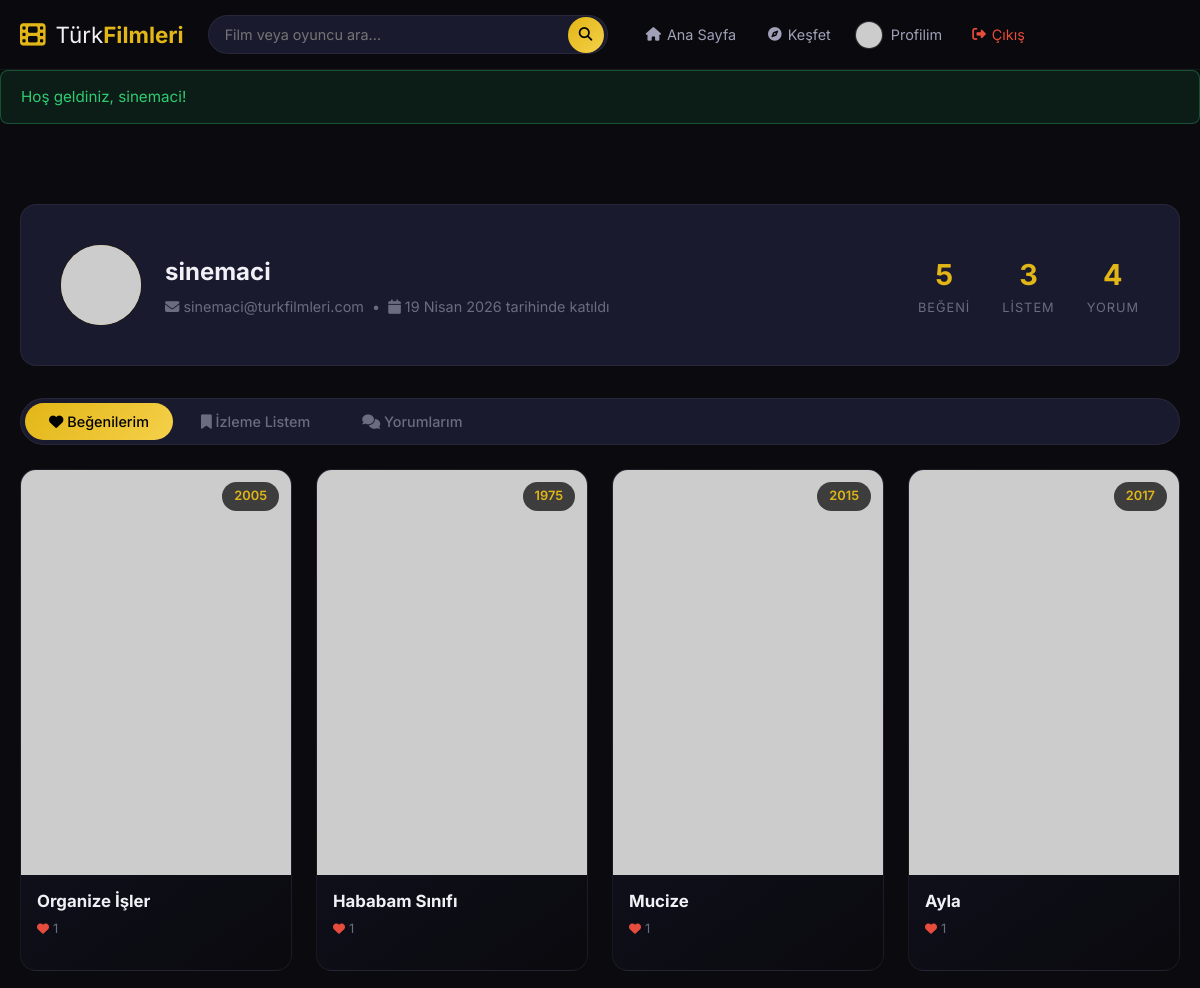
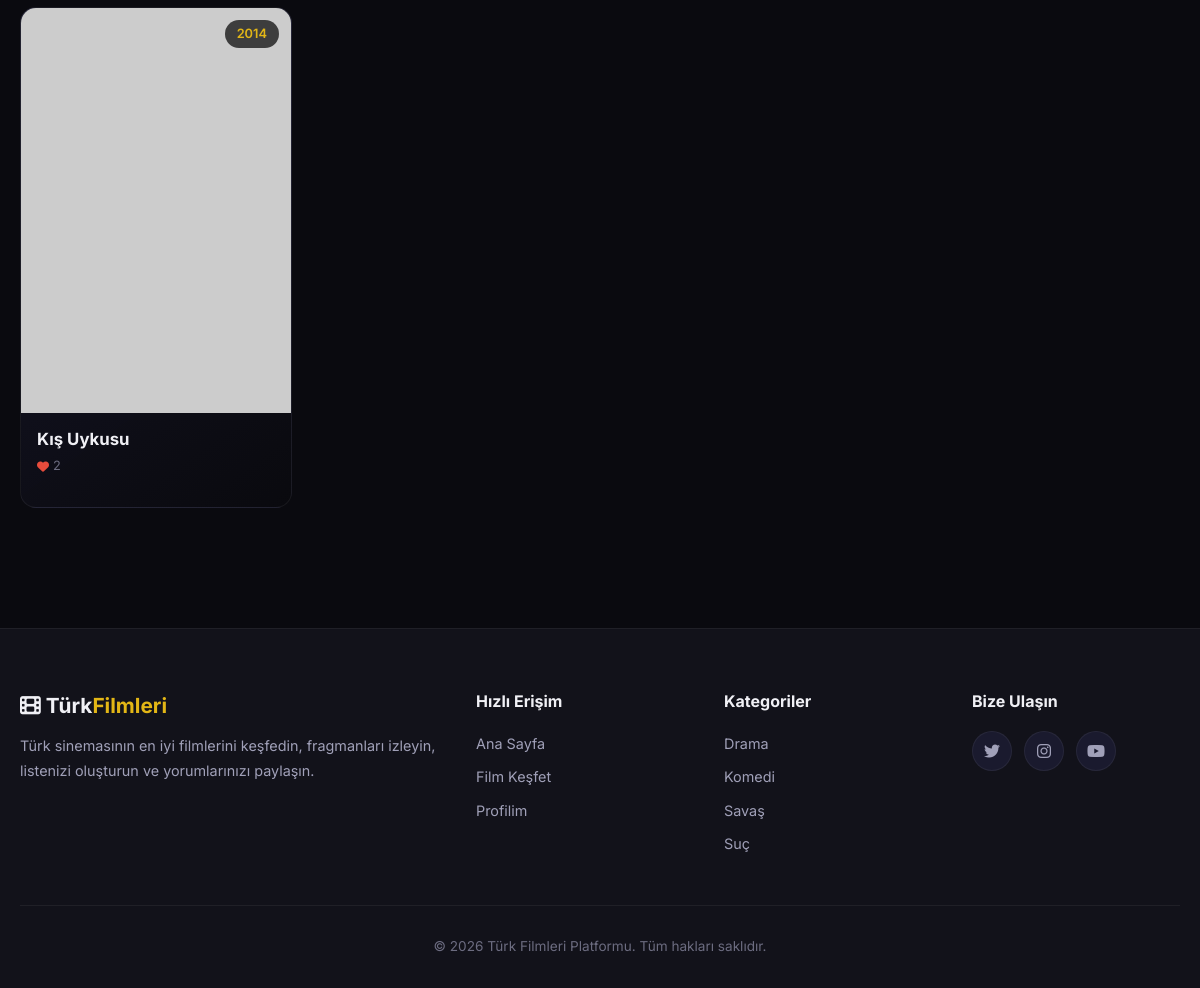
Screenshot of /profile.php (signed in) with the database file from the repository (2 pictures, top to bottom).
### tables this page shows
CREATE TABLE `users` (
  `id` INTEGER PRIMARY KEY AUTOINCREMENT,
  `username` VARCHAR(50) NOT NULL UNIQUE,
  `email` VARCHAR(100) NOT NULL UNIQUE,
  `password` VARCHAR(255) NOT NULL,
  `role` TEXT NOT NULL DEFAULT 'user',
  `avatar` VARCHAR(255) DEFAULT NULL,
  `created_at` DATETIME NOT NULL DEFAULT CURRENT_TIMESTAMP
);

CREATE TABLE `movies` (
  `id` INTEGER PRIMARY KEY AUTOINCREMENT,
  `title` VARCHAR(255) NOT NULL,
  `year` INTEGER NOT NULL,
  `description` TEXT NOT NULL,
  `poster_url` VARCHAR(500) DEFAULT NULL,
  `cover_url` VARCHAR(500) DEFAULT NULL,
  `director` VARCHAR(100) DEFAULT NULL,
  `genre` VARCHAR(100) DEFAULT NULL,
  `duration` INT DEFAULT NULL ,
  `created_at` DATETIME NOT NULL DEFAULT CURRENT_TIMESTAMP,
  `updated_at` DATETIME DEFAULT NULL 
);

### profile.php (the view, shortened to what this page needs)
<?php
require_once INCLUDES_PATH . '/db.php';
require_once INCLUDES_PATH . '/functions.php';
$user = get_current_user_data($pdo);
$stmt = $pdo->prepare("
    SELECT m.*, COUNT(l2.id) as like_count
    FROM movies m
    INNER JOIN likes l ON m.id = l.movie_id AND l.user_id = ?
    LEFT JOIN likes l2 ON m.id = l2.movie_id
    GROUP BY m.id
    ORDER BY l.created_at DESC
");
$stmt->execute([$_SESSION['user_id']]);
$liked_movies = $stmt->fetchAll();
$stmt = $pdo->prepare("
    SELECT m.*, COUNT(l.id) as like_count
    FROM movies m
    INNER JOIN watchlist w ON m.id = w.movie_id AND w.user_id = ?
    LEFT JOIN likes l ON m.id = l.movie_id
    GROUP BY m.id
    ORDER BY w.created_at DESC
");
$stmt->execute([$_SESSION['user_id']]);
$watchlist_movies = $stmt->fetchAll();
$stmt = $pdo->prepare("
    SELECT c.*, m.title as movie_title, m.id as movie_id
    FROM comments c
    INNER JOIN movies m ON c.movie_id = m.id
    WHERE c.user_id = ?
    ORDER BY c.created_at DESC
");
$stmt->execute([$_SESSION['user_id']]);
$user_comments = $stmt->fetchAll();
$stats = [
    'likes' => count($liked_movies),
    'watchlist' => count($watchlist_movies),
    'comments' => count($user_comments)
];
require_once INCLUDES_PATH . '/header.php';
require_once INCLUDES_PATH . '/navbar.php';
?>
<div class="container">
    <section class="section">
        <div class="profile-header animate-on-scroll">
            <div class="profile-avatar">
                <img src="<?= e(get_user_avatar_url($user['username'], $user['role'] ?? 'user')) ?>" alt="Profil fotoğrafı" loading="lazy">
            </div>
            <div class="profile-info">
                <h1><?= e($user['username']) ?></h1>
                <p><i class="fas fa-envelope"></i> <?= e($user['email']) ?> &nbsp;•&nbsp; <i class="fas fa-calendar"></i> <?= format_date($user['created_at']) ?> tarihinde katıldı</p>
            </div>
            <div class="profile-stats">
                <div class="profile-stat">
                    <div class="profile-stat-number"><?= $stats['likes'] ?></div>
                    <div class="profile-stat-label">Beğeni</div>
                </div>
                <div class="profile-stat">
                    <div class="profile-stat-number"><?= $stats['watchlist'] ?></div>
                    <div class="profile-stat-label">Listem</div>
                </div>
                <div class="profile-stat">
                    <div class="profile-stat-number"><?= $stats['comments'] ?></div>
                    <div class="profile-stat-label">Yorum</div>
                </div>
            </div>
        </div>
        <div class="profile-tabs">
            <button class="profile-tab active" data-tab="likes"><i class="fas fa-heart"></i> Beğenilerim</button>
            <button class="profile-tab" data-tab="watchlist"><i class="fas fa-bookmark"></i> İzleme Listem</button>
            <button class="profile-tab" data-tab="comments"><i class="fas fa-comments"></i> Yorumlarım</button>
        </div>
        <div class="profile-tab-content active" id="profile-likes">
            <?php if (empty($liked_movies)): ?>
                <div class="no-results">
                    <i class="far fa-heart"></i>
                    <h3>Henüz film beğenmediniz</h3>
                    <p>Film kartlarındaki kalp ikonuna tıklayarak beğenmeye başlayın.</p>
                    <a href="<?= SITE_URL ?>/index.php" class="btn btn-primary" style="margin-top: 16px;">Filmleri Keşfet</a>
                </div>
            <?php else: ?>
                <div class="movies-grid">
                    <?php foreach ($liked_movies as $movie): ?>
                        <?php
                        $poster = (!empty($movie['cover_url']) ? $movie['cover_url'] : ($movie['poster_url'] ?: 'https://via.placeholder.com/300x450/1a1a2e/e2b616?text=Film'));
                        ?>
                        <div class="movie-card">
                            <div class="movie-card-poster">
                                <img src="<?= e($poster) ?>"
                                     alt="<?= e($movie['title']) ?>" loading="lazy"
                                     onerror="this.src='https://via.placeholder.com/300x450/1a1a2e/e2b616?text=Film'">
                                <span class="movie-card-year"><?= e($movie['year']) ?></span>
                            </div>
                            <div class="movie-card-body">
                                <h3 class="movie-card-title"><a href="<?= SITE_URL ?>/movie.php?id=<?= $movie['id'] ?>"><?= e($movie['title']) ?></a></h3>
                                <div class="movie-card-meta">
                                    <span><i class="fas fa-heart" style="color: var(--accent-red)"></i> <?= $movie['like_count'] ?></span>
                                </div>
                            </div>
                        </div>
                    <?php endforeach; ?>
                </div>
            <?php endif; ?>
        </div>
    </section>
</div>
<?php require_once INCLUDES_PATH . '/footer.php'; ?>

### rows the page displays
users: username "sinemaci", email "sinemaci@turkfilmleri.com", created_at "19 Nisan 2026"
movies: year "2005", title "Organize İşler", like_count "1"
movies: year "1975", title "Hababam Sınıfı", like_count "1"
movies: year "2015", title "Mucize", like_count "1"
movies: year "2017", title "Ayla", like_count "1"
movies: year "2014", title "Kış Uykusu", like_count "2"

### other values shown
$_SESSION['flash_success'] "Hoş geldiniz, sinemaci!"
$stats['likes'] "5"
$stats['watchlist'] "3"
$stats['comments'] "4"
